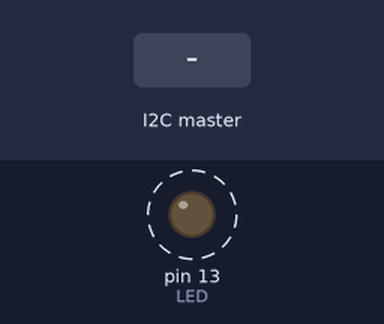
A sketch run on a simulated Arduino Uno, built with avr-gcc and run on an emulated ATmega328P. Parts: output pins drawn as LEDs (lit = HIGH). Dashed ring = blinking. The test bench sets the inputs (shaded band). What the sketch prints to the serial monitor is not drawn.

Above: at 1.2 s.
1.3 s: the I2C master sends the byte 90
Timing chart, 0 to 10.3 s (numbered marks = the images above; inputs shaded):
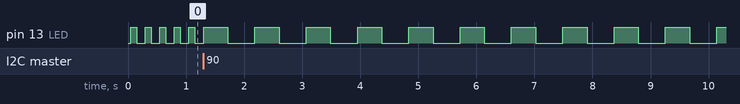

Measured:
- after the input at 1.3 s, pin 13 (LED): alternates HIGH for 0.42 s and LOW for 0.47 s, starting after 0.42 s
- by itself, pin 13 (LED): alternates HIGH for 0.10 s and LOW for 0.15 s

The sketch:

slave_led.ino
```cpp
/*
    Author: Quang Tran
    Date: August 17, 2019
*/

#include <Wire.h>

#define SLAVE_ADDR 9

unsigned LED = 13;
unsigned data;      // Holds data receive from master
unsigned rate;      // Blink rate

void receiveEvent(int) {
  data = Wire.read();
  Serial.println(data);
}


void setup() {
  pinMode(LED, OUTPUT);
  Wire.begin(SLAVE_ADDR);
  Wire.onReceive(receiveEvent);

  Serial.begin(9600);
}

void loop() {
  delay(50);
  rate = map(data, 0, 255, 100, 1000);    // 100-2000 is the delay periods
  digitalWrite(LED, HIGH);
  delay(rate);
  digitalWrite(LED, LOW);
  delay(rate);
}
```
